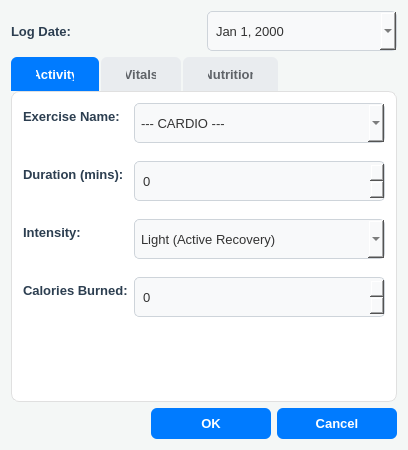
<?xml version="1.0" encoding="UTF-8"?>
<ui version="4.0">
 <class>DataEntryDialogClass</class>
 <widget class="QDialog" name="DataEntryDialogClass">
  <property name="geometry">
   <rect>
    <x>0</x>
    <y>0</y>
    <width>408</width>
    <height>450</height>
   </rect>
  </property>
  <property name="minimumSize">
   <size>
    <width>0</width>
    <height>0</height>
   </size>
  </property>
  <property name="maximumSize">
   <size>
    <width>16777215</width>
    <height>450</height>
   </size>
  </property>
  <property name="windowTitle">
   <string>DataEntryDialog</string>
  </property>
  <property name="styleSheet">
   <string notr="true">
QDialog {
    background-color: #F4F7F6; 
}

QTabWidget::pane {
    border: 1px solid #E0E0E0;
    background-color: #FFFFFF;
    border-radius: 8px;
}

QTabBar::tab {
    background-color: #E9ECEF;
    color: #5F6368;
    padding: 10px 25px;
    font-size: 13px;
    font-weight: bold;
    border-top-left-radius: 6px;
    border-top-right-radius: 6px;
    margin-right: 2px;
}
QTabBar::tab:selected {
    background-color: #007BFF; 
    color: #FFFFFF;
}

QComboBox, QSpinBox, QDoubleSpinBox, QDateEdit {
    background-color: #F8F9FA;
    border: 1px solid #CED4DA;
    border-radius: 5px;
    padding: 6px;
    color: #333333;
    font-size: 13px;
    min-height: 26px;
font-family: 'Segoe UI', 'Helvetica Neue', sans-serif;
}
QComboBox:focus, QSpinBox:focus, QDoubleSpinBox:focus, QDateEdit:focus {
    border: 1px solid #007BFF;
    background-color: #FFFFFF;
}


QLabel {
    font-weight: bold;
    color: #2C3E50;
    font-size: 13px;
font-family: 'Segoe UI', 'Helvetica Neue', sans-serif;
}

QPushButton {
    background-color: #007BFF; 
    color: #FFFFFF;
    font-weight: bold;
    font-size: 13px;
    border: none;
    border-radius: 6px;
    padding: 8px 20px;
    min-width: 80px;
}

QPushButton:hover {
    background-color: #0056b3;
}

QPushButton:pressed {
    background-color: #004085; 
}
</string>
  </property>
  <layout class="QVBoxLayout" name="verticalLayout">
   <item>
    <layout class="QHBoxLayout" name="horizontalLayout_2">
     <item>
      <widget class="QLabel" name="label_14">
       <property name="text">
        <string>Log Date:</string>
       </property>
      </widget>
     </item>
     <item>
      <widget class="QDateEdit" name="logDateEdit">
       <property name="displayFormat">
        <string>MMM d, yyyy</string>
       </property>
       <property name="calendarPopup">
        <bool>true</bool>
       </property>
      </widget>
     </item>
    </layout>
   </item>
   <item>
    <widget class="QTabWidget" name="tabWidget">
     <property name="minimumSize">
      <size>
       <width>0</width>
       <height>250</height>
      </size>
     </property>
     <property name="maximumSize">
      <size>
       <width>16777215</width>
       <height>16777215</height>
      </size>
     </property>
     <property name="styleSheet">
      <string notr="true"/>
     </property>
     <property name="currentIndex">
      <number>0</number>
     </property>
     <widget class="QWidget" name="tab">
      <attribute name="title">
       <string>Activity</string>
      </attribute>
      <layout class="QHBoxLayout" name="horizontalLayout">
       <item>
        <layout class="QFormLayout" name="formLayout">
         <property name="verticalSpacing">
          <number>18</number>
         </property>
         <item row="0" column="0">
          <widget class="QLabel" name="label">
           <property name="text">
            <string>Exercise Name:</string>
           </property>
          </widget>
         </item>
         <item row="0" column="1">
          <widget class="QComboBox" name="exerciseComboBox">
           <item>
            <property name="text">
             <string>--- CARDIO ---</string>
            </property>
           </item>
           <item>
            <property name="text">
             <string>Running</string>
            </property>
           </item>
           <item>
            <property name="text">
             <string>Cycling</string>
            </property>
           </item>
           <item>
            <property name="text">
             <string>Swimming</string>
            </property>
           </item>
           <item>
            <property name="text">
             <string>Rowing</string>
            </property>
           </item>
           <item>
            <property name="text">
             <string>--- STRENGTH ---</string>
            </property>
           </item>
           <item>
            <property name="text">
             <string>Weightlifting</string>
            </property>
           </item>
           <item>
            <property name="text">
             <string>Bodyweight / Calisthenics</string>
            </property>
           </item>
           <item>
            <property name="text">
             <string>--- SPORTS &amp; OTHER ---</string>
            </property>
           </item>
           <item>
            <property name="text">
             <string>Yoga &amp; Pilates</string>
            </property>
           </item>
           <item>
            <property name="text">
             <string>General Walking</string>
            </property>
           </item>
           <item>
            <property name="text">
             <string>Rest Day</string>
            </property>
           </item>
          </widget>
         </item>
         <item row="1" column="0">
          <widget class="QLabel" name="label_2">
           <property name="text">
            <string>Duration (mins):</string>
           </property>
          </widget>
         </item>
         <item row="1" column="1">
          <widget class="QSpinBox" name="durationSpinBox">
           <property name="maximum">
            <number>300</number>
           </property>
          </widget>
         </item>
         <item row="2" column="0">
          <widget class="QLabel" name="label_3">
           <property name="text">
            <string>Intensity:</string>
           </property>
          </widget>
         </item>
         <item row="2" column="1">
          <widget class="QComboBox" name="intensityComboBox">
           <item>
            <property name="text">
             <string>Light (Active Recovery)</string>
            </property>
           </item>
           <item>
            <property name="text">
             <string>Moderate (Noticeable breathing)</string>
            </property>
           </item>
           <item>
            <property name="text">
             <string>Vigorous (Heavy breathing)</string>
            </property>
           </item>
           <item>
            <property name="text">
             <string>Very Hard (Muscle fatigue)</string>
            </property>
           </item>
           <item>
            <property name="text">
             <string>Maximum (All-out effort)</string>
            </property>
           </item>
          </widget>
         </item>
         <item row="3" column="0">
          <widget class="QLabel" name="label_4">
           <property name="text">
            <string>Calories Burned:</string>
           </property>
          </widget>
         </item>
         <item row="3" column="1">
          <widget class="QSpinBox" name="calorieburnedSpinBox"/>
         </item>
        </layout>
       </item>
      </layout>
     </widget>
     <widget class="QWidget" name="tab_2">
      <attribute name="title">
       <string>Vitals</string>
      </attribute>
      <layout class="QVBoxLayout" name="verticalLayout_2">
       <item>
        <layout class="QFormLayout" name="formLayout_2">
         <property name="verticalSpacing">
          <number>18</number>
         </property>
         <item row="0" column="0">
          <widget class="QLabel" name="label_5">
           <property name="text">
            <string>Step Count:</string>
           </property>
          </widget>
         </item>
         <item row="0" column="1">
          <widget class="QSpinBox" name="stepsSpinBox">
           <property name="maximum">
            <number>50000</number>
           </property>
          </widget>
         </item>
         <item row="1" column="0">
          <widget class="QLabel" name="label_6">
           <property name="text">
            <string>Sleep (Hours):</string>
           </property>
          </widget>
         </item>
         <item row="1" column="1">
          <widget class="QDoubleSpinBox" name="sleepSpinBox">
           <property name="maximum">
            <double>24.000000000000000</double>
           </property>
          </widget>
         </item>
         <item row="2" column="0">
          <widget class="QLabel" name="label_11">
           <property name="text">
            <string>Water Intake (Liters):</string>
           </property>
          </widget>
         </item>
         <item row="2" column="1">
          <widget class="QSpinBox" name="waterintakeSpinBox">
           <property name="maximum">
            <number>10</number>
           </property>
          </widget>
         </item>
         <item row="3" column="0">
          <widget class="QLabel" name="label_12">
           <property name="text">
            <string>Active Heart Rate (BPM):</string>
           </property>
          </widget>
         </item>
         <item row="3" column="1">
          <widget class="QSpinBox" name="heartrateSpinBox"/>
         </item>
         <item row="4" column="0">
          <widget class="QLabel" name="label_13">
           <property name="text">
            <string>Today's Weight (kg):</string>
           </property>
          </widget>
         </item>
         <item row="4" column="1">
          <widget class="QDoubleSpinBox" name="weightSpinBox">
           <property name="maximum">
            <double>300.000000000000000</double>
           </property>
          </widget>
         </item>
        </layout>
       </item>
      </layout>
     </widget>
     <widget class="QWidget" name="tab_3">
      <attribute name="title">
       <string>Nutrition</string>
      </attribute>
      <layout class="QVBoxLayout" name="verticalLayout_3">
       <item>
        <layout class="QFormLayout" name="formLayout_3">
         <property name="verticalSpacing">
          <number>18</number>
         </property>
         <item row="0" column="0">
          <widget class="QLabel" name="label_7">
           <property name="text">
            <string>Calories Eaten:</string>
           </property>
          </widget>
         </item>
         <item row="0" column="1">
          <widget class="QSpinBox" name="calorieseatenSpinBox">
           <property name="maximum">
            <number>10000</number>
           </property>
          </widget>
         </item>
         <item row="1" column="0">
          <widget class="QLabel" name="label_8">
           <property name="text">
            <string>Protein (g):</string>
           </property>
          </widget>
         </item>
         <item row="1" column="1">
          <widget class="QSpinBox" name="proteinSpinBox">
           <property name="maximum">
            <number>1000</number>
           </property>
          </widget>
         </item>
         <item row="2" column="0">
          <widget class="QLabel" name="label_9">
           <property name="text">
            <string>Carbs (g):</string>
           </property>
          </widget>
         </item>
         <item row="2" column="1">
          <widget class="QSpinBox" name="carbsSpinBox">
           <property name="maximum">
            <number>1000</number>
           </property>
          </widget>
         </item>
         <item row="3" column="0">
          <widget class="QLabel" name="label_10">
           <property name="text">
            <string>Fats (g):</string>
           </property>
          </widget>
         </item>
         <item row="3" column="1">
          <widget class="QSpinBox" name="fatsSpinBox">
           <property name="maximum">
            <number>1000</number>
           </property>
          </widget>
         </item>
        </layout>
       </item>
      </layout>
     </widget>
    </widget>
   </item>
   <item>
    <widget class="QDialogButtonBox" name="savebuttonBox">
     <property name="standardButtons">
      <set>QDialogButtonBox::StandardButton::Cancel|QDialogButtonBox::StandardButton::Ok</set>
     </property>
    </widget>
   </item>
  </layout>
 </widget>
 <layoutdefault spacing="6" margin="11"/>
 <tabstops>
  <tabstop>logDateEdit</tabstop>
  <tabstop>tabWidget</tabstop>
  <tabstop>exerciseComboBox</tabstop>
  <tabstop>durationSpinBox</tabstop>
  <tabstop>intensityComboBox</tabstop>
  <tabstop>calorieburnedSpinBox</tabstop>
  <tabstop>stepsSpinBox</tabstop>
  <tabstop>sleepSpinBox</tabstop>
  <tabstop>waterintakeSpinBox</tabstop>
  <tabstop>heartrateSpinBox</tabstop>
  <tabstop>weightSpinBox</tabstop>
  <tabstop>calorieseatenSpinBox</tabstop>
  <tabstop>proteinSpinBox</tabstop>
  <tabstop>carbsSpinBox</tabstop>
  <tabstop>fatsSpinBox</tabstop>
 </tabstops>
 <resources/>
 <connections/>
</ui>
